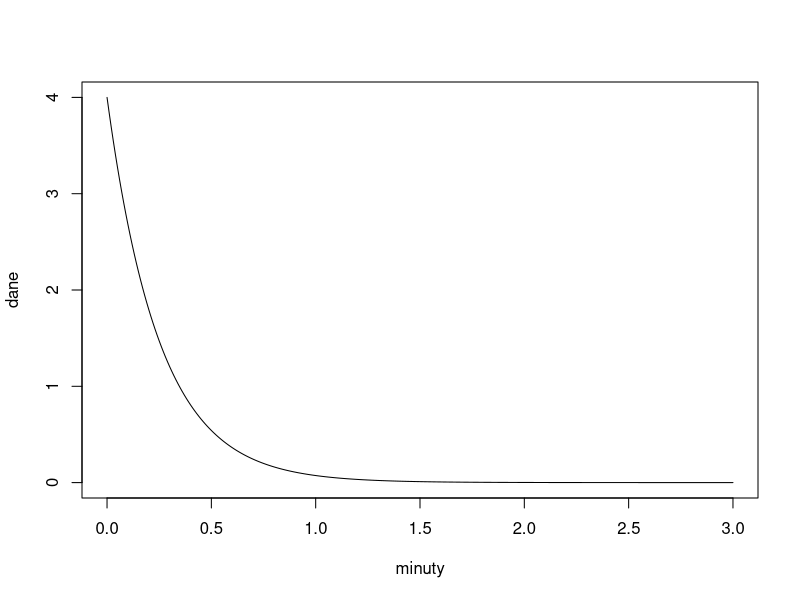

Write R code to recreate this figure.
lambda <- 4

# i)
1 - pexp(0.5, lambda)
# ii)
pexp(1/3, lambda)
# iii)
pexp(4/3, lambda) - pexp(2/3, lambda)
# iv)
# 1 - pexp(t, lambda) = 0.2
# pex(t, lambda) = 1 - 0.2 = 0.8
qexp(0.8, lambda)
# v)
minuty <- seq(0, 3, by=0.01)
dane <- dexp(minuty, lambda)
plot(minuty, dane, type="l")
